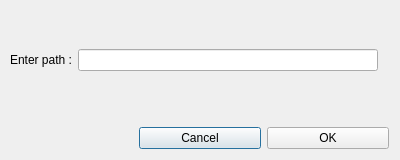
<?xml version="1.0" encoding="UTF-8"?>
<ui version="4.0">
 <class>LinkedPath</class>
 <widget class="QDialog" name="LinkedPath">
  <property name="geometry">
   <rect>
    <x>0</x>
    <y>0</y>
    <width>400</width>
    <height>160</height>
   </rect>
  </property>
  <property name="windowTitle">
   <string>Dialog</string>
  </property>
  <property name="windowIcon">
   <iconset resource="../resources/resources.qrc">
    <normaloff>:/5261910.png</normaloff>:/5261910.png</iconset>
  </property>
  <layout class="QVBoxLayout" name="verticalLayout">
   <item>
    <layout class="QGridLayout" name="gridLayout">
     <item row="1" column="0">
      <widget class="QLabel" name="label">
       <property name="text">
        <string/>
       </property>
      </widget>
     </item>
     <item row="1" column="1">
      <widget class="QPushButton" name="btnCancel">
       <property name="text">
        <string>Cancel</string>
       </property>
      </widget>
     </item>
     <item row="1" column="2">
      <widget class="QPushButton" name="btnOK">
       <property name="text">
        <string>OK</string>
       </property>
      </widget>
     </item>
     <item row="0" column="0" colspan="3">
      <widget class="QWidget" name="widget" native="true">
       <widget class="QWidget" name="gridLayoutWidget_2">
        <property name="geometry">
         <rect>
          <x>-1</x>
          <y>19</y>
          <width>381</width>
          <height>61</height>
         </rect>
        </property>
        <layout class="QGridLayout" name="gridLayout_2">
         <item row="0" column="1">
          <widget class="QLineEdit" name="path"/>
         </item>
         <item row="0" column="0">
          <widget class="QLabel" name="label_2">
           <property name="text">
            <string>Enter path :</string>
           </property>
           <property name="alignment">
            <set>Qt::AlignCenter</set>
           </property>
          </widget>
         </item>
         <item row="0" column="2">
          <widget class="QLabel" name="label_3">
           <property name="text">
            <string/>
           </property>
          </widget>
         </item>
        </layout>
       </widget>
      </widget>
     </item>
    </layout>
   </item>
  </layout>
 </widget>
 <resources>
  <include location="../resources/resources.qrc"/>
  <include location="../resources/resources.qrc"/>
 </resources>
 <connections/>
</ui>
